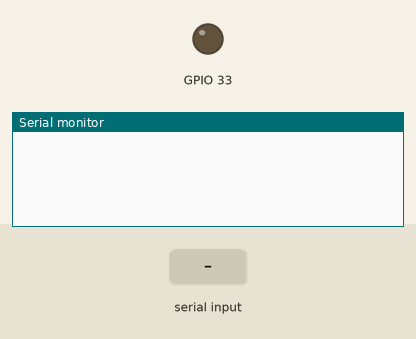
The program below on a simulated ESP32. Shown: output pins drawn as LEDs (lit = HIGH), the last lines printed to the serial monitor. The inputs (shaded band) are chosen by the test bench.

Above: at 1.2 s.
1.3 s: "HELLO\n" received over Serial
At 2.1 s:
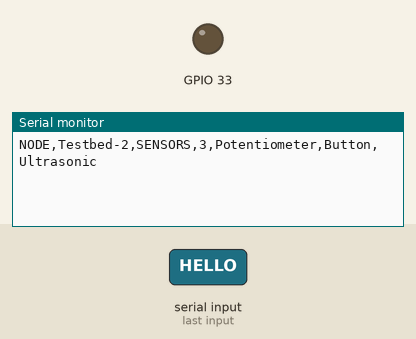
2.8 s: "SELECT\n" received over Serial
At 3.2 s:
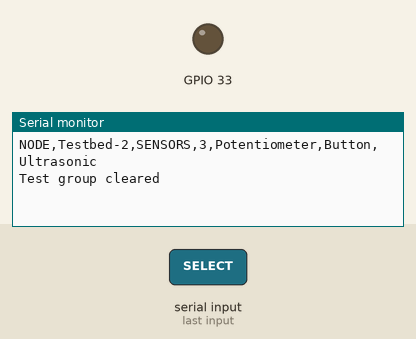

The program:

main.cpp
```cpp
#include <Arduino.h>
#include <DataLogger.h>
#include "SensorDefinitions.h"
#include "SerialHandler.h"

DataLogger logger("Testbed-2");
String pcComms; // variable to store incoming serial data for PC communication

void setup()
{
  Serial.begin(115200);

  for (size_t i = 0; i < analogSensorCount; i++)
  {
    logger.addSensor(analogSensors[i]);
  }
  for (size_t i = 0; i < digitalSensorCount; i++)
  {
    logger.addSensor(digitalSensors[i]);
  }
  for (size_t i = 0; i < hcsr04SensorCount; i++)
  {
    logger.addSensor(hcsr04Sensors[i]);
  }

  logger.startAll();
}

void loop()
{
  if (Serial.available() > 0)
  {
    String pcComms = Serial.readStringUntil('\n');
    pcComms.trim();

    if (pcComms.startsWith("HELLO"))
    {
      String info = logger.getNodeInfo();
      Serial.println(info);
    }
    else if (pcComms.startsWith("SELECT"))
    {
      std::vector<int> selectedIndices = HandleSelectCommand(pcComms);

      logger.clearTestGroup(); // add this if you want new selection to replace old one

      for (int index : selectedIndices)
      {
        logger.addToTestGroup(index);
      }
    }
    else if (pcComms.startsWith("START"))
    {
      logger.startTestGroup();
    }
    else if (pcComms.startsWith("STOP"))
    {
      logger.stopTestGroup();
    }
    else if (pcComms.startsWith("PAUSE"))
    {
      logger.stopTestGroup();
    }
    else if (pcComms.startsWith("RESUME"))
    {
      logger.updateTestGroup();
    }
    else
    {
      Serial.println("Unknown command");
    }
  }

  logger.updateTestGroup();
}
```

SensorDefinitions.h
```cpp
#pragma once

#include <SensorConfigs.h>

static const AnalogSensorConfig analogSensors[] = {
    {"Potentiometer", 27, 100}

};

static const size_t analogSensorCount = sizeof(analogSensors) / sizeof(analogSensors[0]);

static const DigitalSensorConfig digitalSensors[] = {
    {"Button", 12, true, 100}

};

static const size_t digitalSensorCount = sizeof(digitalSensors) / sizeof(digitalSensors[0]);

static const HCSR04SensorConfig hcsr04Sensors[] = {
    {"Ultrasonic", 32, 33, 100}};

static const size_t hcsr04SensorCount = sizeof(hcsr04Sensors) / sizeof(hcsr04Sensors[0]);
```

Measured:
- after the input at 1.3 s, the serial monitor: prints a new line at once (image 1)
- after the input at 2.8 s, the serial monitor: prints a new line at once (image 2)
